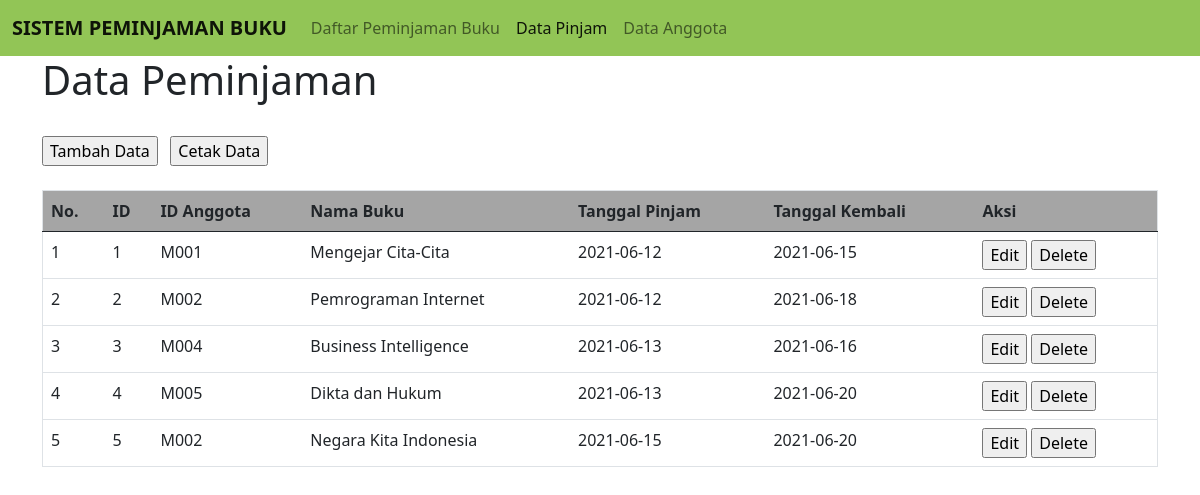
/pinjam.php, run on the app's committed database.
### tables this page shows
CREATE TABLE `tbl_pinjam` (
  `id_pinjam` int(10) NOT NULL,
  `id_anggota` varchar(10) NOT NULL,
  `nama_buku` varchar(40) NOT NULL,
  `tgl_pinjam` date NOT NULL,
  `tgl_kembali` date NOT NULL
);

### connection.php (called while the page is built)
<?php
class Connection
{
    public function get_connection()
    {
        $host = "localhost";
        $database = "perpustakaan";
        $username = "root";
        $password = "";
        $connect = new mysqli($host, $username, $password, $database);
        return $connect;
    }
}
?>

### model.php (called while the page is built, shortened)
<?php
include 'connection.php';
class Model extends Connection
{
    public function __construct()
    {
        $this->conn = $this->get_connection();
    }
    public function tampil_data_pinjam()
    {
        $sql = "SELECT * FROM tbl_pinjam";
        $bind = $this->conn->query($sql);
        while ($obj = $bind->fetch_object()) {
            $baris[] = $obj;
        }
        if (!empty($baris)) {
            return $baris;
        }
    }
}

### pinjam.php (the view, shortened to what this page needs)
<?php
include 'model.php';
$model = new Model();
$index = 1;
?>
<!doctype html>
<html lang="en">
<head>
    <link href="https://cdn.jsdelivr.net/npm/bootstrap@5.0.0-beta3/dist/css/bootstrap.min.css" rel="stylesheet">
</head>
<body>
<nav class="navbar navbar-expand-lg navbar-light" style="background-color: #92c556;">
  <div class="container-fluid">
    <a class="navbar-brand" href="#"><b>SISTEM PEMINJAMAN BUKU</b></a>
    <div class="collapse navbar-collapse" id="navbarNav">
      <ul class="navbar-nav">
        <li class="nav-item">
          <a class="nav-link" aria-current="page" href="index.php">Daftar Peminjaman Buku</a>
        </li>
        <li class="nav-item">
          <a class="nav-link active" href="pinjam.php">Data Pinjam</a>
        </li>
        <li class="nav-item">
          <a class="nav-link" href="anggota.php">Data Anggota</a>
        </li>
      </ul>
    </div>
  </div>
</nav>
<div class="container">
        <h1>Data Peminjaman</h1>
        <br>
        <a href="create_pinjam.php"><input type="button" value="Tambah Data"/></a> &nbsp;
        <a href="print_pinjam.php" target="_blank"><input type="button" value="Cetak Data"/></a>
        <br>
        <br>
        <table class="table table-hover" border="1">
            <thead style="background-color: #a5a5a5;">
                <tr>
                    <th scop="col">No.</th>
                    <th scop="col">ID </th>
                    <th scop="col">ID Anggota</th>
                    <th scop="col">Nama Buku</th>
                    <th scop="col">Tanggal Pinjam</th>
                    <th scop="col">Tanggal Kembali</th>
                    <th scop="col">Aksi</th>
                </tr>
            </thead>
            <tbody>
                <?php
                $result = $model->tampil_data_pinjam();
                if (!empty($result)) {
                    foreach ($result as $data) : ?>
                        <tr>
                            <td><?= $index++ ?></td>
                            <td><?= $data->id_pinjam ?></td>
                            <td><?= $data->id_anggota ?></td>
                            <td><?= $data->nama_buku ?></td>
                            <td><?= $data->tgl_pinjam ?></td>
                            <td><?= $data->tgl_kembali ?></td>
                            <td>
                                <a name="edit" id="edit" href="edit_pinjam.php?id=<?= $data->id_pinjam ?>"><input type="button" value="Edit"/></a>
                                <a name="hapus" id="hapus" href="process.php?pinjam_id=<?= $data->id_pinjam ?>"><input type="button" value="Delete"/></a>
                            </td>
                        </tr>
                    <?php endforeach;
                } else { ?>
                <tr>
                    <td colspan="9">Belum ada data pada tabel peminjaman.</td>
                </tr>
                <?php } ?>
            </tbody>
        </table>
    </div>
</body>
</html>

### data on the page
tbl_pinjam: id_pinjam "1", id_anggota "M001", nama_buku "Mengejar Cita-Cita", tgl_pinjam "2021-06-12", tgl_kembali "2021-06-15"
tbl_pinjam: id_pinjam "2", id_anggota "M002", nama_buku "Pemrograman Internet", tgl_pinjam "2021-06-12", tgl_kembali "2021-06-18"
tbl_pinjam: id_pinjam "3", id_anggota "M004", nama_buku "Business Intelligence", tgl_pinjam "2021-06-13", tgl_kembali "2021-06-16"
tbl_pinjam: id_pinjam "4", id_anggota "M005", nama_buku "Dikta dan Hukum", tgl_pinjam "2021-06-13", tgl_kembali "2021-06-20"
tbl_pinjam: id_pinjam "5", id_anggota "M002", nama_buku "Negara Kita Indonesia", tgl_pinjam "2021-06-15", tgl_kembali "2021-06-20"
